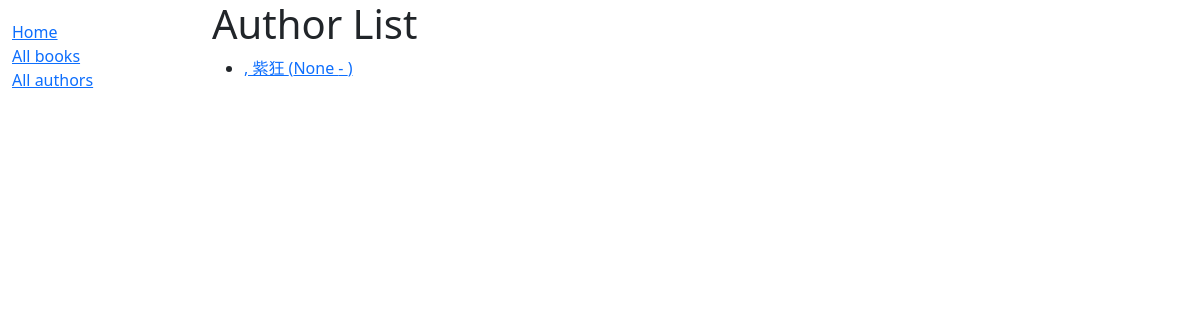
The app's page /catalog/authors/, older data.
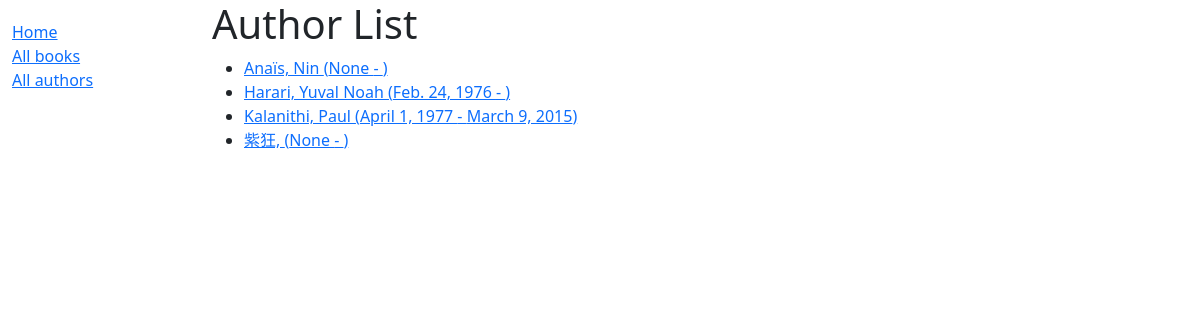
The same page, newer data.
### catalog/models.py (models this page shows)
class Author(models.Model):
    first_name = models.CharField(max_length=100, blank=True)
    last_name = models.CharField(max_length=100)
    date_of_birth = models.DateField(null=True, blank=True)
    date_of_death = models.DateField('Died', null=True, blank=True)
    class Meta:
        ordering = ['last_name', 'first_name']
    def get_absolute_url(self):
        return reverse('author-detail', args=[str(self.id)])
    def __str__(self):
        return f'{self.last_name}, {self.first_name}'

### catalog/views.py (the view)
# urls.py: path('authors/', views.AuthorListView.as_view(), name='authors'),
class AuthorListView(generic.ListView):
    model = Author
    paginate_by = 10

### catalog/templates/catalog/author_list.html
{% extends "base_generic.html" %}
{% block content %}
  <h1>Author List</h1>
  {% if author_list %}
    <ul>
      {% for author in author_list %}
      <li>
        <a href="{{ author.get_absolute_url }}">
        {{ author }} ({{author.date_of_birth}} - {% if author.date_of_death %}{{author.date_of_death}}{% endif %})
        </a>
      </li>
      {% endfor %}
    </ul>
  {% else %}
    <p>There are no authors available.</p>
  {% endif %}
{% endblock %}

Row changes from the older to the newer data that the page shows:
removed Author: last_name+first_name ", 紫狂", date_of_birth "None"
added Author: last_name+first_name "Anaïs, Nin", date_of_birth "None"
added Author: last_name+first_name "Harari, Yuval Noah", date_of_birth "Feb. 24, 1976"
added Author: last_name+first_name "Kalanithi, Paul", date_of_birth "April 1, 1977", date_of_death "March 9, 2015"
added Author: last_name+first_name "紫狂,", date_of_birth "None"
